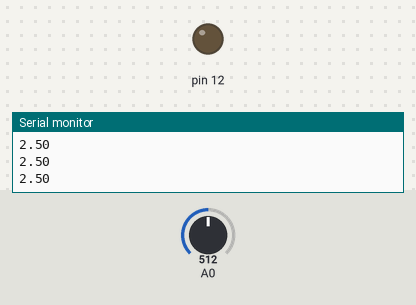
The sketch below on a simulated Arduino Uno, built with avr-gcc and run on an emulated ATmega328P. Parts: output pins drawn as LEDs (lit = HIGH), the last lines printed to the serial monitor. The inputs (shaded band) are chosen by the test bench; at power-on: A0 = 512.

Above: at 1.2 s.
1.3 s: A0 set to 526
At 2.4 s:
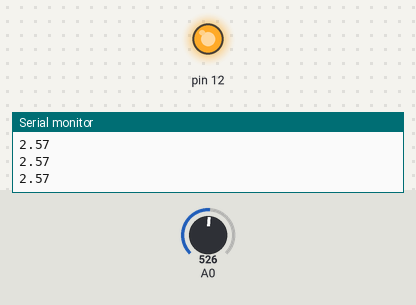
2.8 s: A0 set to 511
At 3.8 s:
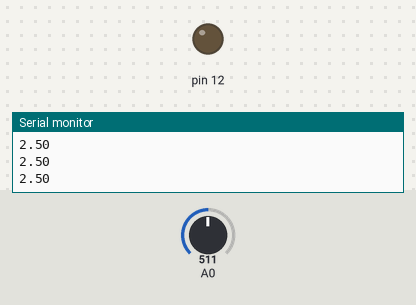
4.3 s: A0 set to 716
At 5.3 s:
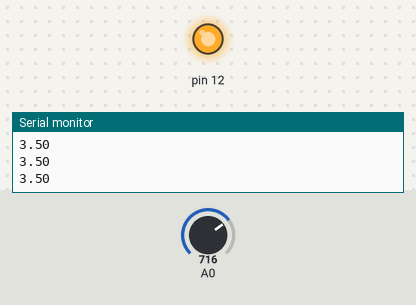
Timing chart, 0 to 7.3 s (numbered marks = the images above; inputs shaded):
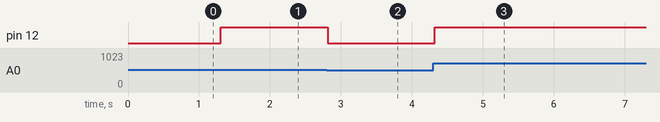

The sketch:

analog-serial.ino
```cpp
float a;
float b;
int c;
void setup() {
  pinMode(12,OUTPUT);
  pinMode(A0, INPUT);
  Serial.begin(9600);
}

void loop() {
 a = analogRead(A0);
 b = (a * 5) / 1023;
 c = (a * 255) / 1023;
 analogWrite(12, c);
 Serial.println(float(b),2);
 delay(100);
}
```

Measured:
- the behaviour switches between 513 and 514 on A0 (found by bisection; images 0 and 1)
- after the input at 1.3 s, pin 12: LOW → HIGH at once
- after the input at 2.8 s, pin 12: HIGH → LOW at once
- after the input at 4.3 s, pin 12: LOW → HIGH at once
